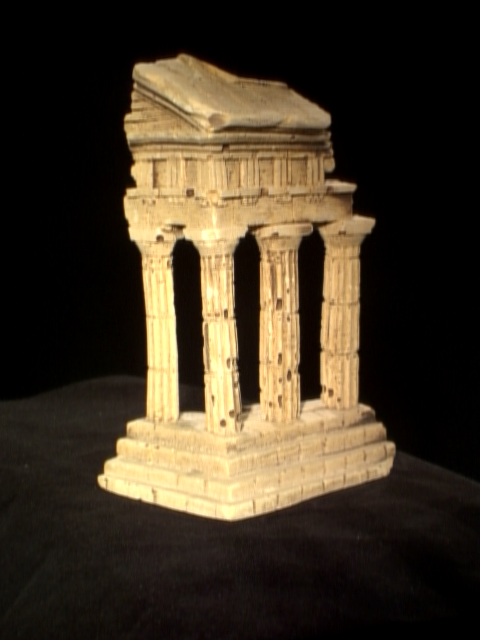
#> input picture lab2/data/im1.png, 480 x 640 px
$ python test_temple_coords.py
#> lines starting #> are read from the running program, lines starting #| are printed output that depends on the picture; long printed decimals are rounded
### lab2/submission.py
import numpy as np
import cv2 as cv
import scipy.optimize

from loader import *
from numpy import float32, float64


def _singularize(F):
    U, S, V = np.linalg.svd(F)
    S[-1] = 0
    F = U.dot(np.diag(S).dot(V))

    return F


def _objective_F(f, pts1, pts2):
    F = _singularize(f.reshape([3, 3]))
    num_points = pts1.shape[0]
    hpts1 = np.concatenate([pts1, np.ones([num_points, 1])], axis=1)
    hpts2 = np.concatenate([pts2, np.ones([num_points, 1])], axis=1)
    Fp1 = F.dot(hpts1.T)
    FTp2 = F.T.dot(hpts2.T)

    r = 0
    for fp1, fp2, hp2 in zip(Fp1.T, FTp2.T, hpts2):
        r += (hp2.dot(fp1)) ** 2 * (1 / (fp1[0] ** 2 + fp1[1] ** 2) + 1 / (fp2[0] ** 2 + fp2[1] ** 2))

    return r


def refineF(F, pts1, pts2):
    f = scipy.optimize.fmin_powell(
        lambda x: _objective_F(x, pts1, pts2), F.reshape([-1]),
        maxiter=100000,
        maxfun=10000
    )

    return _singularize(f.reshape([3, 3]))


def calc_normalized_matrix(h, w):
    """calculate the normalized matrix to make the image in range (0, 1)"""
    matrix = np.array([
        [1 / w, 0, 0],
        [0, 1 / h, 0],
        [0, 0, 1]
    ], dtype=float32)
    return matrix


def normalized(normalized_matrix, points):
    result = np.zeros_like(points, dtype=float32)
    for inx, point in enumerate(points):
        point_homogenous = np.array([point[0], point[1], 1], dtype=float32)
        result[inx] = normalized_matrix.dot(point_homogenous)[:2]
    return result


def calc_M9_matrix(pts1, pts2):
    """return the M * 9 matrix"""
    n = pts1.shape[0]
    M = np.zeros((n, 9), dtype=float32)
    for i in range(n):
        M[i, 0] = pts2[i, 0] * pts1[i, 0]
        M[i, 1] = pts2[i, 0] * pts1[i, 1]
        M[i, 2] = pts2[i, 0]

        M[i, 3] = pts2[i, 1] * pts1[i, 0]
        M[i, 4] = pts2[i, 1] * pts1[i, 1]
        M[i, 5] = pts2[i, 1]

        M[i, 6] = pts1[i, 0]
        M[i, 7] = pts1[i, 1]
        M[i, 8] = 1
    return M


def eight_points_algorithm(pts1, pts2, M1, M2):
    """using SVD to solve the fundamental matrix"""

    # normalize all points in range (-1, 1) by the following matrix
    normalized_matrix1 = calc_normalized_matrix(M1[0], M1[1])
    normalized_matrix2 = calc_normalized_matrix(M2[0], M2[1])

    pts1 = normalized(normalized_matrix1, pts1)
    pts2 = normalized(normalized_matrix2, pts2)

    # get the M * 9 matrix
    M = calc_M9_matrix(pts1, pts2)

    # SVD: the corresponding eigenvector of the minimum eigenvalues M^T * M
    A = np.dot(M.T, M)
    eig_value, eig_vector = np.linalg.eig(A)
    inx = np.argmin(eig_value)
    F = eig_vector[:, inx].reshape(3, 3)

    # rank 2 constraint
    u, sigma, v = np.linalg.svd(F)
    s = np.zeros((3, 3), dtype=float32)
    sigma[-1] = 0
    row, col = np.diag_indices_from(s)
    s[row, col] = sigma
    F = u.dot(s).dot(v)

    # refine F
    F = refineF(F, pts1, pts2)

    # un-normalize fundamental matrix
    F = normalized_matrix2.T.dot(F).dot(normalized_matrix1)

    return F


def similarity(v1, v2, mode='SSD'):
    v1 = v1.reshape(-1, 1)
    v2 = v2.reshape(-1, 1)
    if mode == 'SAD':
        return np.sum(np.abs(v1 - v2))
    elif mode == 'SSD':
        return np.sum((v1 - v2) ** 2)
    elif mode == 'NCC':
        v1 = v1 - np.average(v1)
        v2 = v2 - np.average(v2)
        up = np.sum(v1 * v2)
        down = np.sqrt(np.sum(v1 ** 2) * np.sum(v2 ** 2))
        return 1.0 - float64(up) / float64(down)


def epipolar_correspondences(img1, img2, F, pts1):
    img1 = cv.cvtColor(img1, cv.COLOR_BGR2GRAY)
    img2 = cv.cvtColor(img2, cv.COLOR_BGR2GRAY)

    d = 3
    y_len, x_len = img1.shape
    padding = 2 * d
    img1 = np.pad(img1, ((padding, padding), (padding, padding)), 'constant', constant_values=((0, 0), (0, 0)))
    img2 = np.pad(img2, ((padding, padding), (padding, padding)), 'constant', constant_values=((0, 0), (0, 0)))

    epsilon = 10 ** -100
    pts2 = np.zeros_like(pts1)

    for inx, point in enumerate(pts1):
        point = np.array([point[0], point[1], 1])
        L = F.dot(point)
        a, b, c = L

        patch1 = img1[point[1]+padding-d:point[1]+padding+d+1, point[0]+padding-d:point[0]+padding+d+1]

        distance = 10 ** 10
        for x in range(0, x_len):
            y = int(-(c + a * x) / (b + epsilon))
            if y < 0 or y > y_len:
                continue
            patch2 = img2[y + padding - d:y + padding + d + 1, x + padding - d:x + padding + d + 1]
            # print(patch1.shape, patch2.shape)
            temp = similarity(patch1, patch2, 'NCC')
            if temp < distance:
                distance = temp
                pts2[inx][:] = [x, y]

    return pts2


def essential_matrix(F, K1, K2):
    return K2.T.dot(F).dot(K1)


def triangulate(P1, pts1, P2, pts2):
    n = pts1.shape[0]
    M = np.empty((4, 4), dtype=float64)
    pts3d = np.zeros((n, 3), dtype=float64)
    pts1 = pts1.astype(float64)
    pts2 = pts2.astype(float64)

    for i in range(n):
        x1, y1 = pts1[i]
        x2, y2 = pts2[i]

        M[0, :] = y1 * P1[2, :] - P1[1, :]
        M[1, :] = P1[0, :] - x1 * P1[2, :]
        M[2, :] = y2 * P2[2, :] - P2[1, :]
        M[3, :] = P2[0, :] - x2 * P2[2, :]

        A = np.dot(M.T, M)
        eig_value, eig_vector = np.linalg.eig(A)
        inx = np.argmin(eig_value)
        pts3d[i] = eig_vector[:, inx][:3] / eig_vector[:, inx][3]

    return pts3d

### lab2/helper.py
"""
Homework 5
Helper Functions
"""
from logging import error

import cv2 as cv
import numpy as np
import scipy.optimize
import submission as sub
import numpy.linalg as la
import matplotlib.pyplot as plt


# [73 lines left out: functions _epipoles, displayEpipolarF, _singularize, _objective_F, not called in this run]


def camera2(E):
    U, S, V = np.linalg.svd(E)
    m = S[:2].mean()
    E = U.dot(np.array([[m, 0, 0], [0, m, 0], [0, 0, 0]])).dot(V)
    U, S, V = np.linalg.svd(E)
    W = np.array([[0, -1, 0], [1, 0, 0], [0, 0, 1]])

    if np.linalg.det(U.dot(W).dot(V)) < 0:
        W = -W

    M2s = np.zeros([3, 4, 4])
    M2s[:, :, 0] = np.concatenate([U.dot(W).dot(V), U[:, 2].reshape([-1, 1]) / abs(U[:, 2]).max()], axis=1)
    M2s[:, :, 1] = np.concatenate([U.dot(W).dot(V), -U[:, 2].reshape([-1, 1]) / abs(U[:, 2]).max()], axis=1)
    M2s[:, :, 2] = np.concatenate([U.dot(W.T).dot(V), U[:, 2].reshape([-1, 1]) / abs(U[:, 2]).max()], axis=1)
    M2s[:, :, 3] = np.concatenate([U.dot(W.T).dot(V), -U[:, 2].reshape([-1, 1]) / abs(U[:, 2]).max()], axis=1)

    return M2s


# [102 lines left out: functions epipolarMatchGUI, _projtrans, _mcbbox, _imwarp, warpStereo, not called in this run]

### lab2/loader.py
import numpy as np


def load_correspond():
    data = np.load('data/some_corresp.npz')
    pts1 = data['pts1']
    pts2 = data['pts2']
    n = pts1.shape[0] if pts1.shape[0] < pts2.shape[0] else pts2.shape[0]
    return pts1[:n], pts2[:n], n


def load_template():
    data = np.load('data/temple_coords.npz')
    return data['pts1']


def load_intrinsics():
    data = np.load('data/intrinsics.npz')
    return data['K1'], data['K2']


# [4 lines that do not run on import are left out]

### lab2/test_temple_coords.py
import matplotlib.pyplot as plt
import numpy as np
import helper as hlp

from mpl_toolkits.mplot3d import Axes3D
from submission import *
from loader import *


def main():
    # 1. Load the two temple images and the points from data/some_corresp.npz
    img1 = cv.imread('data/im1.png')
#> img1 is the input picture: shape (640, 480, 3); mean B, G, R 37.1, 53.9, 65.3
    img2 = cv.imread('data/im2.png')
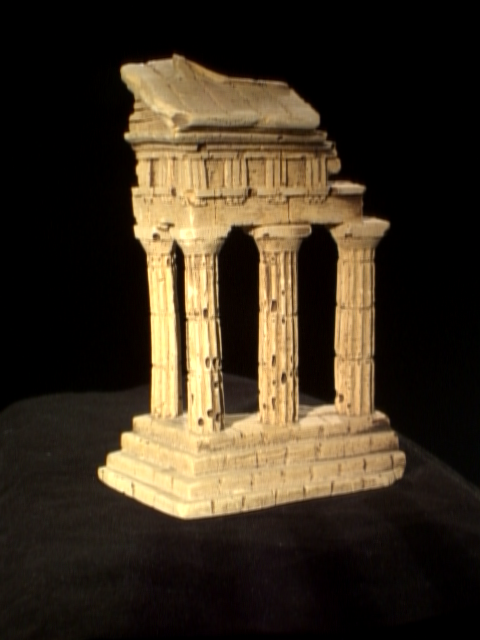
#> input picture lab2/data/im2.png, 480 x 640 px
#> img2 is the input picture: shape (640, 480, 3); mean B, G, R 33.3, 49.2, 60.7
    img1 = cv.cvtColor(img1, cv.COLOR_BGR2RGB)
    img2 = cv.cvtColor(img2, cv.COLOR_BGR2RGB)
    pts1, pts2, n = load_correspond()
#> (reads lab2/data/some_corresp.npz from the repository)

    # 2. Run eight_point to compute F
    F = eight_points_algorithm(pts1, pts2, img1.shape, img2.shape)
    # hlp.displayEpipolarF(img1, img2, F)

    # 3. Load points in image 1 from data/temple_coords.npz
    pts1 = load_template()
#> (reads lab2/data/temple_coords.npz from the repository)

    # 4. Run epipolar_correspondences to get points in image 2
    pts2 = epipolar_correspondences(img1, img2, F, pts1)
#> in epipolar_correspondences, `img1 = cv.cvtColor(img1, cv.COLOR_BGR2GRAY)`:
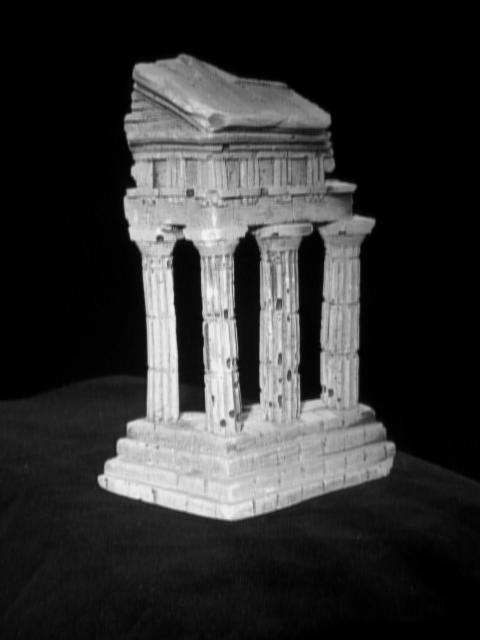
#> img1: shape (640, 480); min 0, max 243, mean 50.2
#> in epipolar_correspondences, `img2 = cv.cvtColor(img2, cv.COLOR_BGR2GRAY)`:
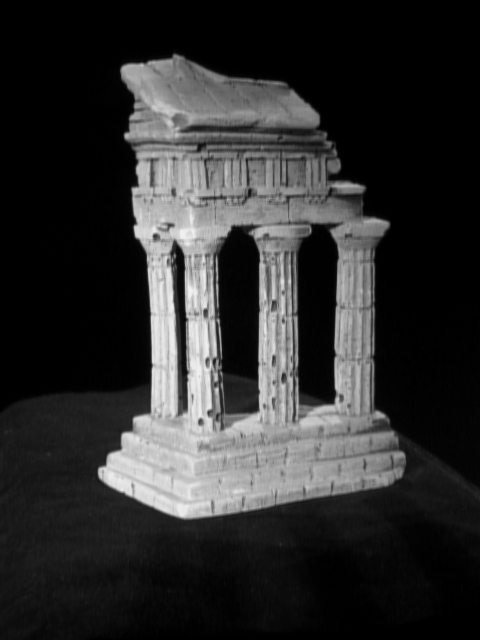
#> img2: shape (640, 480); min 0, max 241, mean 45.8
#> in epipolar_correspondences, `img1 = np.pad(img1, ((padding, padding), (padding, padding)), 'constan..`:
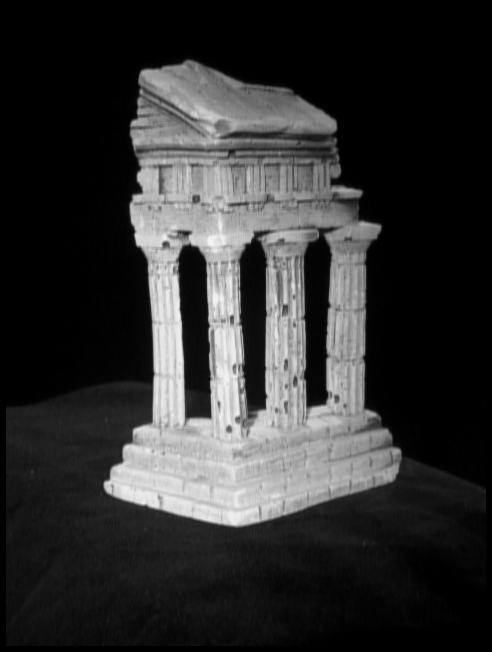
#> img1: shape (652, 492); min 0, max 243, mean 48
#> in epipolar_correspondences, `img2 = np.pad(img2, ((padding, padding), (padding, padding)), 'constan..`:
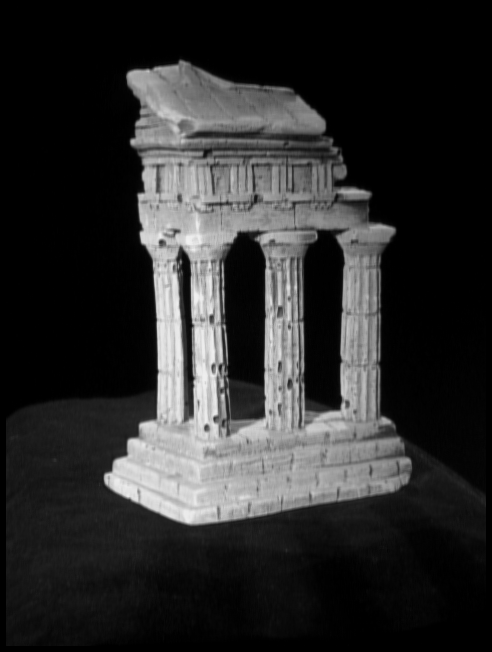
#> img2: shape (652, 492); min 0, max 241, mean 43.8
#> the loop in epipolar_correspondences, `for inx, point in enumerate(pts1):` made 288 passes

    gs = plt.GridSpec(1, 2)
    ax1 = plt.subplot(gs[0])
    ax2 = plt.subplot(gs[1])
    ax1.axis('off')
    ax2.axis('off')

    for point in pts1:
        cv.circle(img1, (point[0], point[1]), 3, (0, 0, 255), 3)
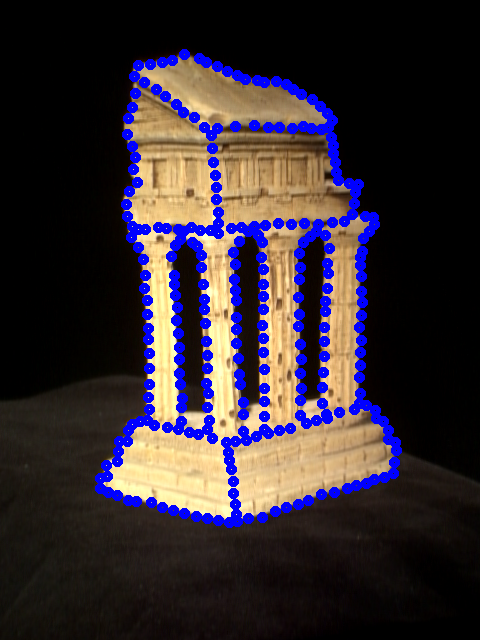
#> img1: shape (640, 480, 3); mean R, G, B 52.8, 43.5, 52
    for point in pts2:
        cv.circle(img2, (point[0], point[1]), 3, (0, 0, 255), 3)
#> this loop made 288 passes
#> point on passes 1 to 3: [176, 54], [168, 60], [162, 62]
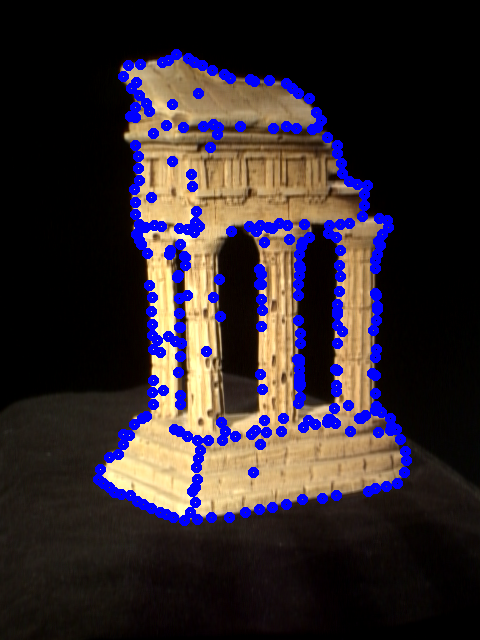
#> img2: shape (640, 480, 3); mean R, G, B 49.9, 40.4, 47.1
    ax1.imshow(img1)
    ax2.imshow(img2)
    plt.show()
    """
    # 测试匹配效果
    hlp.epipolarMatchGUI(img1, img2, F)
    gs = plt.GridSpec(1, 2)
    ax1 = plt.subplot(gs[0])
    ax2 = plt.subplot(gs[1])
    ax1.axis('off')
    ax2.axis('off')

    for point in pts1:
        cv.circle(img1, (point[0], point[1]), 3, (0, 0, 255), 3)
    for point in pts2:
        cv.circle(img2, (point[0], point[1]), 3, (0, 0, 255), 3)
    ax1.imshow(img1)
    ax2.imshow(img2)
    plt.show()
    """

    # 5. Compute the camera projection matrix P1
    K1, K2 = load_intrinsics()
#> (reads lab2/data/intrinsics.npz from the repository)
    P1 = np.zeros((3, 4), dtype=float64)
    row, col = ([0, 1, 2], [0, 1, 2])
    P1[row, col] = 1
    P1 = K1.dot(P1)

    # 6. Use camera2 to get 4 camera projection matrices P2
    E = essential_matrix(F, K1, K2)
    P = hlp.camera2(E)

    # 7. Run triangulate using the projection matrices
    # 8. Figure out the correct P2
    res = -1
    inx = -1
    for i in range(0, 4):
        P2 = P[:, :, i]
        P2 = K2.dot(P2)
        pts3d = triangulate(P1, pts1, P2, pts2)

        count = 0
        for j in pts3d:
            if j[2] > 0:
                count += 1
        print('z > 0: ', count / len(pts3d))

        if count > res:
            res = count
            inx = i
#> this loop made 4 passes
#| z > 0:  0.5417
#| z > 0:  0.4583
#| z > 0:  1.0
#| z > 0:  0.0

    # 9. Scatter plot the correct 3D points
    P2 = P[:, :, inx]
    P2 = K2.dot(P2)
    pts3d = triangulate(P1, pts1, P2, pts2)

    # 逆向投影的误差计算
    pts3d_h = np.concatenate([pts3d, np.ones((len(pts3d), 1))], axis=1)
    re = P1.dot(pts3d_h.T)
    re = re[:2, :] / re[2, :]
    print('逆向投影平均误差', np.average(np.sum(np.abs(re - pts1.T) ** 0.5, axis=0)))
#| 逆向投影平均误差 1.022

    fig = plt.figure()
    ax = Axes3D(fig)
    ax.scatter(pts3d[:, 0], pts3d[:, 1], pts3d[:, 2])

    ax.set_zlabel('Z', fontdict={'size': 15, 'color': 'red'})
    ax.set_ylabel('Y', fontdict={'size': 15, 'color': 'red'})
    ax.set_xlabel('X', fontdict={'size': 15, 'color': 'red'})
    plt.show()

    # 10. Save the computed extrinsic parameters (R1,R2,t1,t2) to data/extrinsics.npz
    R1 = np.identity(3)
    t1 = np.zeros((3, 1))
    R2 = P[:, :, inx][:, :3]
    t2 = P[:, :, inx][:, 3]
    np.savez('data/extrinsics.npz', R1=R1, R2=R2, t1=t1, t2=t2)


if __name__ == "__main__":
    main()
